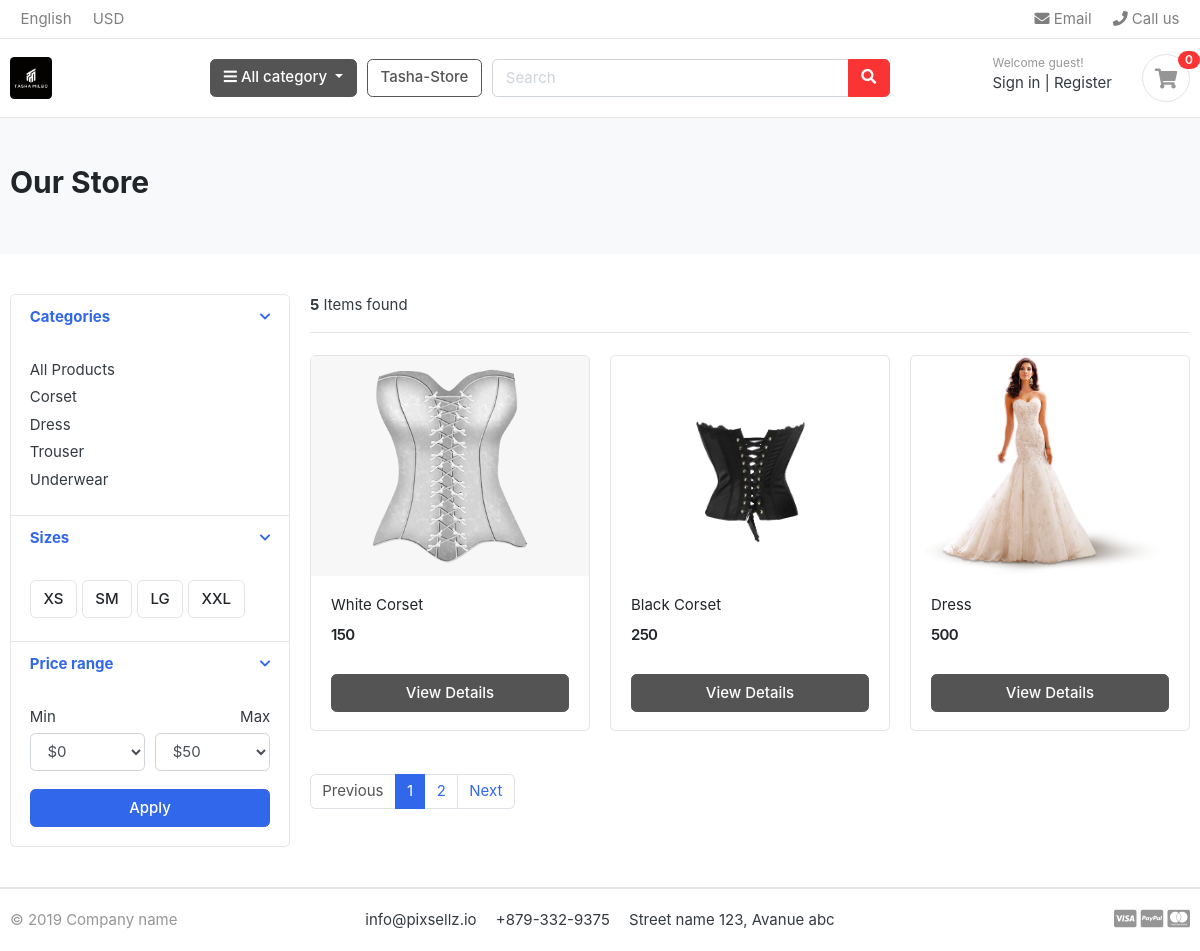
/store/, run on the app's committed database.
### category/models.py (models this page shows, shortened)
class Category(models.Model):
    category_name = models.CharField(max_length=50)
    slug = models.SlugField(max_length=100, unique=True)
    description = models.TextField(max_length=255, blank=True)
    cat_image = models.ImageField(upload_to='photos/categories', blank=True)
    class Meta:
        verbose_name = 'category'
        verbose_name_plural = 'categories'
    def get_url(self):
            return reverse('products_by_category', args=[self.slug])

### store/models.py (models this page shows, shortened)
class Product(models.Model):
    product_name = models.CharField(max_length=200, unique=True)
    slug         = models.SlugField(max_length=200, unique=True)
    description  = models.TextField(max_length=500, blank=True)
    price        = models.IntegerField()
    images       = models.ImageField(upload_to='photos/products')
    stock        = models.IntegerField()
    is_available = models.BooleanField(default=True)
    category     = models.ForeignKey(Category, on_delete=models.CASCADE)
    created_date  = models.DateTimeField(auto_now_add=True)
    modified_date= models.DateTimeField(auto_now=True)
    def get_url(self):
        return reverse('product_detail', args=[self.category.slug, self.slug])

### store/views.py (the view)
# urls.py: path('store/', include('store.urls')),
def store(request, category_slug=None):
    categories = None
    products = None
    if category_slug != None:
        categories = get_object_or_404(Category, slug=category_slug)
        products = Product.objects.filter(category=categories, is_available=True)
        paginator = Paginator(products, 3)
        page = request.GET.get('page')
        paged_products = paginator.get_page(page)
        product_count = products.count()
    else:
        products = Product.objects.all().filter(is_available=True).order_by('id')
        paginator = Paginator(products, 3)
        page = request.GET.get('page')
        paged_products = paginator.get_page(page)
        product_count = products.count()
    context = {
    'products': paged_products,
    'product_count': product_count,
    }
    return render(request, 'store/store.html', context)

### carts/context_processors.py (called while the page is built)
def counter(request):
    cart_count = 0
    if 'admin' in request.path:
        return()
    else:
        try:
            cart = Cart.objects.filter(cart_id=_cart_id(request))
            if request.user.is_authenticated:
                cart_items = CartItem.objects.all().filter(user=request.user)
            else:
                cart_items = CartItem.objects.all().filter(cart=cart[:1])
            for cart_item in cart_items:
                cart_count += cart_item.quantity
        except Cart.DoesNotExist:
            cart_count = 0
    return dict(cart_count=cart_count)

### carts/views.py (called while the page is built)
def _cart_id(request):
    cart = request.session.session_key
    if not cart:
        cart = request.session.create()
    return cart

### category/context_processors.py (called while the page is built)
def menu_links(request):
    links = Category.objects.all()
    return dict(links=links)

### templates/store/store.html (shortened to what this page needs)
{% extends 'base.html' %}
{% load static %}
{% block content %}
<section class="section-pagetop bg">
<div class="container">
	{% if 'search' in request.path %}
    <h2 class="title-page">Search Result</h2>
	{% else %}
	  <h2 class="title-page">Our Store</h2>
  {% endif %}
</div>
</section>
<section class="section-content padding-y">
<div class="container">
<div class="row">
	<aside class="col-md-3">
<div class="card">
	<article class="filter-group">
		<header class="card-header">
			<a href="#" data-toggle="collapse" data-target="#collapse_1" aria-expanded="true" class="">
				<i class="icon-control fa fa-chevron-down"></i>
				<h6 class="title">Categories</h6>
			</a>
		</header>
		<div class="filter-content collapse show" id="collapse_1" style="">
			<div class="card-body">
				<ul class="list-menu">
					<li><a href="{% url 'store' %}">All Products</a></li>
					{% for category in links %}
				   <li><a href="{{category.get_url}}">{{category.category_name}}  </a></li>
				  {% endfor %}
				</ul>
			</div>
		</div>
	</article>
	<article class="filter-group">
		<header class="card-header">
			<a href="#" data-toggle="collapse" data-target="#collapse_4" aria-expanded="true" class="">
				<i class="icon-control fa fa-chevron-down"></i>
				<h6 class="title">Sizes </h6>
			</a>
		</header>
		<div class="filter-content collapse show" id="collapse_4" style="">
			<div class="card-body">
			  <label class="checkbox-btn">
			    <span class="btn btn-light"> XS </span>
			  </label>
			  <label class="checkbox-btn">
			    <span class="btn btn-light"> SM </span>
			  </label>
			  <label class="checkbox-btn">
			    <span class="btn btn-light"> LG </span>
			  </label>
			  <label class="checkbox-btn">
			    <span class="btn btn-light"> XXL </span>
			  </label>
		</div>
		</div>
	</article>
	<article class="filter-group">
		<header class="card-header">
			<a href="#" data-toggle="collapse" data-target="#collapse_3" aria-expanded="true" class="">
				<i class="icon-control fa fa-chevron-down"></i>
				<h6 class="title">Price range </h6>
			</a>
		</header>
		<div class="filter-content collapse show" id="collapse_3" style="">
			<div class="card-body">
				<div class="form-row">
				<div class="form-group col-md-6">
				  <label>Min</label>
				  	<select class="mr-2 form-control">
						<option value="0">$0</option>
					</select>
				</div>
				<div class="form-group text-right col-md-6">
				  <label>Max</label>
				  	<select class="mr-2 form-control">
						<option value="50">$50</option>
					</select>
				</div>
				</div>
				<button class="btn btn-block btn-primary">Apply</button>
			</div>
		</div>
	</article>
</div>
	</aside>
	<main class="col-md-9">
<header class="border-bottom mb-4 pb-3">
		<div class="form-inline">
			<span class="mr-md-auto"> <b>{{ product_count }}</b> Items found </span>
		</div>
</header>
<div class="row">
{% if products %}
	{% for product in products %}
	<div class="col-md-4">
		<figure class="card card-product-grid">
			<div class="img-wrap">
				<a href="{{product.get_url}}"><img src="{{ product.images.url }}"></a>
			</div>
			<figcaption class="info-wrap">
				<div class="fix-height">
					<a href="{{product.get_url}}" class="title">{{ product.product_name }}</a>
					<div class="price-wrap mt-2">
						<span class="price">{{ product.price }}</span>
					</div>
				</div>
				<a href="{{product.get_url}}" class="btn btn-block btn-secondary">View Details </a>
			</figcaption>
		</figure>
	</div>
	{% endfor %}
{% else %}
<div>
	<h2>No result found. Please try again.</h2>
</div>
{% endif %}
</div>
<nav class="mt-4" aria-label="Page navigation sample">
	{% if products.has_other_pages %}
  <ul class="pagination">
		{% if products.has_previous %}
    <li class="page-item"><a class="page-link" href="?page={{products.previous_page_number}}">Previous</a></li>
    {% else %}
		<li class="page-item disabled"><a class="page-link" href="#">Previous</a></li>
    {% endif %}
		{% for i in products.paginator.page_range %}
		 {% if products.number == i %}
		  <li class="page-item active"><a class="page-link" href="#">{{i}}</a></li>
			{% else %}
			<li class="page-item"><a class="page-link" href="?page={{i}}">{{i}}</a></li>
			{% endif %}
    {% endfor %}
		{% if products.has_next %}
    <li class="page-item"><a class="page-link" href="?page={{products.next_page_number}}">Next</a></li>
		{% else %}
		<li class="page-item disabled"><a class="page-link" href="#">Next</a></li>
		{% endif %}
  </ul>
	{% endif %}
</nav>
	</main>
</div>
</div>
</section>
{% endblock %}

### greatkart/static/css/ui.css (style rules this page uses)
html { font-family: "Inter", sans-serif; font-size: 15px; }
.img-wrap { text-align: center; display: block; }
.img-wrap img { max-width: 100%; }
.price-wrap { letter-spacing: -0.7px; }
.padding-y { padding-top: 40px; padding-bottom: 40px; }
figure { margin-bottom: 0; }
article:after, .form-group:after { display: block; clear: both; content: ""; }
.bg { background-color: #f8f9fa; }
.title-page { color: #212529; }
.btn-light { background-color: #fff; border-color: #e4e4e4; }
[class*=list-] li:after { visibility: hidden; display: block; content: ""; overflow: hidden; height: 0; clear: both; }
.list-menu { list-style: none; margin: 0; padding-left: 0; }
.list-menu li { margin-bottom: 5px; }
.list-menu a { color: #343a40; }
[class*=card-product] a.title { color: #212529; display: block; }
[class*=card-product] .img-wrap { overflow: hidden; position: relative; }
[class*=card-product] .img-wrap img { height: 100%; max-width: 100%; width: auto; display: inline-block; -o-object-fit: cover; object-fit: cover; }
.card-product-grid { margin-bottom: 20px; }
.card-product-grid .img-wrap { border-radius: 0.2rem 0.2rem 0 0; height: 220px; }
.card-product-grid .info-wrap { overflow: hidden; padding: 18px 20px; }
.card-product-grid .fix-height { height: 80px; overflow: hidden; }
.card .img-wrap { overflow: hidden; }
.price { font-weight: 600; color: #212529; }
.icon-control { margin-top: 5px; float: right; font-size: 80%; }
.card-header .title { margin-bottom: 0; line-height: 1.5; }
.filter-group { border-bottom: 1px solid #e4e4e4; }
.filter-group .card-header { border-bottom: 0; }
.filter-group:last-child { border-bottom: 0; }
.checkbox-btn { position: relative; }
.section-pagetop { padding: 45px 0; }

### data on the page
Category: category_name "Corset"
Category: category_name "Dress"
Category: category_name "Trouser"
Category: category_name "Underwear"
Product: images (picture), product_name "White Corset", price "150"
Product: images (picture), product_name "Black Corset", price "250"
Product: images (picture), product_name "Dress", price "500"

### other printed values
{{ cart_count }} "0"
{{ product_count }} "5"
{{ i }} "1"
{{ i }} "2"
